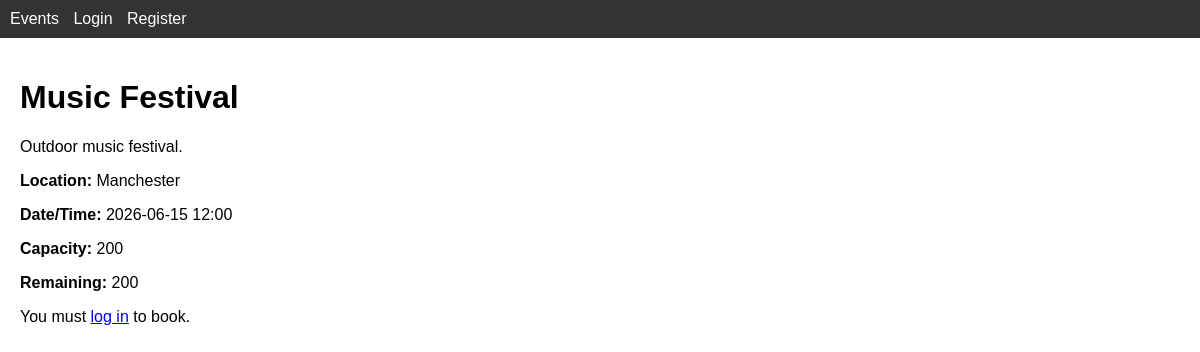
Screenshot of /events/2 with the database file from the repository.
### models.py (models this page shows)
class Event(db.Model):
    id = db.Column(db.Integer, primary_key=True)
    name = db.Column(db.String(120), nullable=False)
    description = db.Column(db.Text, nullable=False)
    location = db.Column(db.String(120), nullable=False)
    datetime = db.Column(db.String(50), nullable=False)  # keep simple (string)
    capacity = db.Column(db.Integer, nullable=False)
    bookings = db.relationship("Booking", backref="event", lazy=True)
    @property
    def remaining_capacity(self):
        booked = sum(b.quantity for b in self.bookings)
        return self.capacity - booked

### app_package/event_routes.py (the view)
@event_bp.route("/events/<int:event_id>")
def event_detail(event_id):
    event = Event.query.get_or_404(event_id)
    return render_template("event_detail.html", event=event)

### app_package/templates/event_detail.html
{% extends "base.html" %}
{% block content %}
<h1>{{ event.name }}</h1>
<p>{{ event.description }}</p>
<p><strong>Location:</strong> {{ event.location }}</p>
<p><strong>Date/Time:</strong> {{ event.datetime }}</p>
<p><strong>Capacity:</strong> {{ event.capacity }}</p>
<p><strong>Remaining:</strong> <span id="remaining-capacity" data-event-id="{{ event.id }}">{{ event.remaining_capacity }}</span></p>
{% if current_user.is_authenticated %}
<form method="post" action="{{ url_for('booking.book_event', event_id=event.id) }}">
    <label>Quantity:
        <input type="number" name="quantity" min="1" value="1" required>
    </label>
    <button type="submit">Book</button>
</form>
{% else %}
<p>You must <a href="{{ url_for('auth.login') }}">log in</a> to book.</p>
{% endif %}
{% endblock %}

### app_package/static/main.css (style rules this page uses)
body { font-family: Arial, sans-serif; margin: 0; padding: 0; }

### rows the page displays
Event: name "Music Festival", description "Outdoor music festival.", location "Manchester", datetime "2026-06-15 12:00", capacity "200", remaining_capacity "200"
